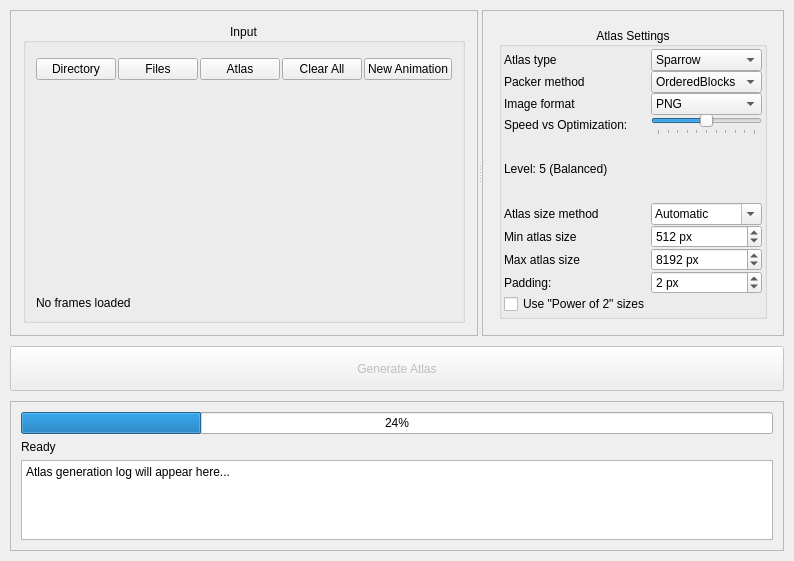
    <widget class="QWidget" name="tool_generate">
     <attribute name="title">
      <string>Generate</string>
     </attribute>
     <layout class="QVBoxLayout" name="main_layout">
      <property name="spacing">
       <number>10</number>
      </property>
      <property name="leftMargin">
       <number>10</number>
      </property>
      <property name="topMargin">
       <number>10</number>
      </property>
      <property name="rightMargin">
       <number>10</number>
      </property>
      <property name="bottomMargin">
       <number>10</number>
      </property>
      <item>
       <widget class="QSplitter" name="main_splitter">
        <property name="orientation">
         <enum>Qt::Orientation::Horizontal</enum>
        </property>
        <widget class="QFrame" name="file_panel">
         <property name="frameShape">
          <enum>QFrame::Shape::StyledPanel</enum>
         </property>
         <property name="frameShadow">
          <enum>QFrame::Shadow::Raised</enum>
         </property>
         <layout class="QVBoxLayout" name="file_panel_layout">
          <property name="spacing">
           <number>12</number>
          </property>
          <property name="leftMargin">
           <number>12</number>
          </property>
          <property name="topMargin">
           <number>12</number>
          </property>
          <property name="rightMargin">
           <number>12</number>
          </property>
          <property name="bottomMargin">
           <number>12</number>
          </property>
          <item>
           <widget class="QGroupBox" name="input_group">
            <property name="title">
             <string>Input</string>
            </property>
            <property name="alignment">
             <set>Qt::AlignmentFlag::AlignCenter</set>
            </property>
            <property name="flat">
             <bool>true</bool>
            </property>
            <layout class="QVBoxLayout" name="input_layout">
             <property name="spacing">
              <number>8</number>
             </property>
             <property name="leftMargin">
              <number>10</number>
             </property>
             <property name="topMargin">
              <number>15</number>
             </property>
             <property name="rightMargin">
              <number>10</number>
             </property>
             <property name="bottomMargin">
              <number>10</number>
             </property>
             <item>
              <layout class="QHBoxLayout" name="input_buttons_layout" stretch="0,0,0,0,0">
               <property name="spacing">
                <number>2</number>
               </property>
               <item>
                <widget class="QPushButton" name="add_directory_button">
                 <property name="minimumSize">
                  <size>
                   <width>0</width>
                   <height>16</height>
                  </size>
                 </property>
                 <property name="toolTip">
                  <string/>
                 </property>
                 <property name="statusTip">
                  <string>Adds all images from the selected directory to the atlas generator</string>
                 </property>
                 <property name="text">
                  <string>Directory</string>
                 </property>
                </widget>
               </item>
               <item>
                <widget class="QPushButton" name="add_files_button">
                 <property name="minimumSize">
                  <size>
                   <width>0</width>
                   <height>16</height>
                  </size>
                 </property>
                 <property name="statusTip">
                  <string>Adds selected files to the atlas generator</string>
                 </property>
                 <property name="text">
                  <string>Files</string>
                 </property>
                 <property name="flat">
                  <bool>false</bool>
                 </property>
                </widget>
               </item>
               <item>
                <widget class="QPushButton" name="add_existing_atlas_button">
                 <property name="minimumSize">
                  <size>
                   <width>0</width>
                   <height>16</height>
                  </size>
                 </property>
                 <property name="statusTip">
                  <string>Adds an existing atlas to be regenerated by the generator</string>
                 </property>
                 <property name="text">
                  <string>Atlas</string>
                 </property>
                 <property name="flat">
                  <bool>false</bool>
                 </property>
                </widget>
               </item>
               <item>
                <widget class="QPushButton" name="clear_frames_button">
                 <property name="minimumSize">
                  <size>
                   <width>0</width>
                   <height>16</height>
                  </size>
                 </property>
                 <property name="statusTip">
                  <string>Clears all input files</string>
                 </property>
                 <property name="text">
                  <string>Clear All</string>
                 </property>
                </widget>
               </item>
               <item>
                <widget class="QPushButton" name="add_animation_button">
                 <property name="minimumSize">
                  <size>
                   <width>0</width>
                   <height>16</height>
                  </size>
                 </property>
                 <property name="statusTip">
                  <string>Manually adds a new animation entry for the atlas</string>
                 </property>
                 <property name="text">
                  <string>New Animation</string>
                 </property>
                </widget>
               </item>
              </layout>
             </item>
             <item>
              <widget class="QWidget" name="animation_tree_placeholder" native="true">
               <property name="minimumSize">
                <size>
                 <width>0</width>
                 <height>200</height>
                </size>
               </property>
              </widget>
             </item>
             <item>
              <widget class="QLabel" name="frame_info_label">
               <property name="text">
                <string>No frames loaded</string>
               </property>
              </widget>
             </item>
            </layout>
           </widget>
          </item>
         </layout>
        </widget>
        <widget class="QFrame" name="settings_panel">
         <property name="toolTip">
          <string>This spritesheet uses 4096×4096 dimensions, which are GPU-optimized. Power-of-two sizes enable faster loading, better compression, and full support for mipmaps and tiling.</string>
         </property>
         <property name="toolTipDuration">
          <number>1</number>
         </property>
         <property name="frameShape">
          <enum>QFrame::Shape::StyledPanel</enum>
         </property>
         <property name="frameShadow">
          <enum>QFrame::Shadow::Raised</enum>
         </property>
         <layout class="QVBoxLayout" name="settings_panel_layout">
          <property name="spacing">
           <number>16</number>
          </property>
          <property name="leftMargin">
           <number>16</number>
          </property>
          <property name="topMargin">
           <number>16</number>
          </property>
          <property name="rightMargin">
           <number>16</number>
          </property>
          <property name="bottomMargin">
           <number>16</number>
          </property>
          <item>
           <widget class="QGroupBox" name="atlas_group">
            <property name="title">
             <string>Atlas Settings</string>
            </property>
            <property name="alignment">
             <set>Qt::AlignmentFlag::AlignCenter</set>
            </property>
            <property name="flat">
             <bool>true</bool>
            </property>
            <layout class="QGridLayout" name="atlas_layout" rowstretch="0,0,0,0,0,0,0,0,0,0,0,0,0,0,0,0,0,0,0,0,0,0,0,0,0,0,0">
             <property name="sizeConstraint">
              <enum>QLayout::SizeConstraint::SetNoConstraint</enum>
             </property>
             <property name="leftMargin">
              <number>2</number>
             </property>
             <property name="topMargin">
              <number>2</number>
             </property>
             <property name="rightMargin">
              <number>2</number>
             </property>
             <property name="bottomMargin">
              <number>2</number>
             </property>
             <property name="spacing">
              <number>0</number>
             </property>
             <item row="21" column="2">
              <widget class="QComboBox" name="atlas_size_method_combobox">
               <property name="toolTip">
                <string>&lt;html&gt;&lt;head/&gt;&lt;body&gt;&lt;p&gt;&lt;span style=&quot; font-weight:700;&quot;&gt;Atlas sizing method:&lt;/span&gt;&lt;br/&gt;• &lt;span style=&quot; font-style:italic;&quot;&gt;Automatic&lt;/span&gt;: Detects smallest needed pixel size&lt;br/&gt;• &lt;span style=&quot; font-style:italic;&quot;&gt;MinMax&lt;/span&gt;: Limits size between min and max resolution&lt;br/&gt;• &lt;span style=&quot; font-style:italic;&quot;&gt;Manual&lt;/span&gt;: Enter exact resolution manually&lt;/p&gt;&lt;p&gt;Automatic is recommended.&lt;/p&gt;&lt;/body&gt;&lt;/html&gt;</string>
               </property>
               <property name="statusTip">
                <string>Choose how the atlas size is determined</string>
               </property>
               <property name="editable">
                <bool>true</bool>
               </property>
               <item>
                <property name="text">
                 <string>Automatic</string>
                </property>
               </item>
               <item>
                <property name="text">
                 <string>MinMax</string>
                </property>
               </item>
               <item>
                <property name="text">
                 <string>Manual</string>
                </property>
               </item>
              </widget>
             </item>
             <item row="5" column="2">
              <widget class="QComboBox" name="packer_method_combobox">
               <item>
                <property name="text">
                 <string>OrderedBlocks</string>
                </property>
               </item>
               <item>
                <property name="text">
                 <string>MaxRects</string>
                </property>
               </item>
               <item>
                <property name="text">
                 <string>GrowingBin</string>
                </property>
               </item>
              </widget>
             </item>
             <item row="3" column="0">
              <widget class="QLabel" name="atlas_type_label">
               <property name="text">
                <string>Atlas type</string>
               </property>
              </widget>
             </item>
             <item row="6" column="2">
              <widget class="QComboBox" name="image_format_combo">
               <item>
                <property name="text">
                 <string>PNG</string>
                </property>
               </item>
               <item>
                <property name="text">
                 <string>JPEG</string>
                </property>
               </item>
              </widget>
             </item>
             <item row="23" column="2">
              <widget class="QSpinBox" name="atlas_size_spinbox_1">
               <property name="statusTip">
                <string/>
               </property>
               <property name="suffix">
                <string> px</string>
               </property>
               <property name="minimum">
                <number>32</number>
               </property>
               <property name="maximum">
                <number>65536</number>
               </property>
               <property name="value">
                <number>512</number>
               </property>
              </widget>
             </item>
             <item row="21" column="0">
              <widget class="QLabel" name="atlas_size_method_label">
               <property name="toolTip">
                <string>&lt;html&gt;&lt;head/&gt;&lt;body&gt;&lt;p&gt;&lt;span style=&quot; font-weight:700;&quot;&gt;Atlas sizing method:&lt;/span&gt;&lt;br/&gt;• &lt;span style=&quot; font-style:italic;&quot;&gt;Automatic&lt;/span&gt;: Detects smallest needed pixel size&lt;br/&gt;• &lt;span style=&quot; font-style:italic;&quot;&gt;MinMax&lt;/span&gt;: Limits size between min and max resolution&lt;br/&gt;• &lt;span style=&quot; font-style:italic;&quot;&gt;Manual&lt;/span&gt;: Enter exact resolution manually&lt;/p&gt;&lt;p&gt;Automatic is recommended.&lt;/p&gt;&lt;/body&gt;&lt;/html&gt;</string>
               </property>
               <property name="statusTip">
                <string>Choose how the atlas size is determined</string>
               </property>
               <property name="text">
                <string>Atlas size method</string>
               </property>
              </widget>
             </item>
             <item row="26" column="0">
              <widget class="QCheckBox" name="power_of_2_check">
               <property name="toolTip">
                <string>&lt;html&gt;&lt;head/&gt;&lt;body&gt;&lt;p&gt;Power-of-two sizes &lt;span style=&quot; font-style:italic;&quot;&gt;may&lt;/span&gt; enable faster loading, better compression, and full support for mipmaps and tiling.&lt;/p&gt;&lt;p&gt;&lt;br/&gt;&lt;/p&gt;&lt;p&gt;&lt;span style=&quot; font-weight:700; font-style:italic;&quot;&gt;Older GPUs and WebGL 1&lt;/span&gt;&lt;span style=&quot; font-style:italic;&quot;&gt; often require Po2 textures for full compatibility or better performance&lt;br/&gt;&lt;/span&gt;&lt;span style=&quot; font-weight:700; font-style:italic;&quot;&gt;Modern GPUs and WebGL 2+&lt;/span&gt;&lt;span style=&quot; font-style:italic;&quot;&gt; fully support non-Po2 textures without penalty.&lt;/span&gt;&lt;/p&gt;&lt;p&gt;&lt;br/&gt;&lt;span style=&quot; font-weight:700;&quot;&gt;Use Po2 textures when&lt;/span&gt;&lt;/p&gt;&lt;p&gt;&lt;span style=&quot; font-style:italic;&quot;&gt;Memory usage is important or you're not using &lt;/span&gt;&lt;span style=&quot; font-weight:700; font-style:italic;&quot;&gt;mipmapping&lt;/span&gt;&lt;span style=&quot; font-style:italic;&quot;&gt;, &lt;/span&gt;&lt;span style=&quot; font-weight:700; font-style:italic;&quot;&gt;texture wrapping&lt;/span&gt;&lt;span style=&quot; font-style:italic;&quot;&gt;, or &lt;/span&gt;&lt;span style=&quot; font-weight:700; font-style:italic;&quot;&gt;GPU compression.&lt;/span&gt;&lt;/p&gt;&lt;p&gt;&lt;br/&gt;&lt;/p&gt;&lt;p&gt;&lt;span style=&quot; font-weight:700;&quot;&gt;Use Po2 textures when&lt;/span&gt;&lt;/p&gt;&lt;p&gt;&lt;span style=&quot; font-style:italic;&quot;&gt;Targeting older devices or you're using &lt;/span&gt;&lt;span style=&quot; font-weight:700; font-style:italic;&quot;&gt;mipmapping&lt;/span&gt;&lt;span style=&quot; font-style:italic;&quot;&gt;, &lt;/span&gt;&lt;span style=&quot; font-weight:700; font-style:italic;&quot;&gt;texture wrapping&lt;/span&gt;&lt;span style=&quot; font-style:italic;&quot;&gt;, or &lt;/span&gt;&lt;span style=&quot; font-weight:700; font-style:italic;&quot;&gt;GPU compression.&lt;/span&gt;&lt;/p&gt;&lt;/body&gt;&lt;/html&gt;</string>
               </property>
               <property name="toolTipDuration">
                <number>1</number>
               </property>
               <property name="statusTip">
                <string>Pads the atlas to the nearest power-of-two size (e.g., 512, 1024, 4096). Improves compatibility with older hardware.</string>
               </property>
               <property name="text">
                <string>Use &quot;Power of 2&quot; sizes</string>
               </property>
               <property name="checked">
                <bool>false</bool>
               </property>
              </widget>
             </item>
             <item row="23" column="0">
              <widget class="QLabel" name="atlas_size_label_1">
               <property name="statusTip">
                <string/>
               </property>
               <property name="text">
                <string>Min atlas size</string>
               </property>
              </widget>
             </item>
             <item row="3" column="2">
              <widget class="QComboBox" name="atlas_type_combo">
               <item>
                <property name="text">
                 <string>Sparrow</string>
                </property>
               </item>
              </widget>
             </item>
             <item row="12" column="2">
              <widget class="QSlider" name="speed_optimization_slider">
               <property name="minimum">
                <number>0</number>
               </property>
               <property name="maximum">
                <number>10</number>
               </property>
               <property name="value">
                <number>5</number>
               </property>
               <property name="orientation">
                <enum>Qt::Orientation::Horizontal</enum>
               </property>
               <property name="tickPosition">
                <enum>QSlider::TickPosition::TicksBelow</enum>
               </property>
               <property name="tickInterval">
                <number>1</number>
               </property>
              </widget>
             </item>
             <item row="12" column="0">
              <widget class="QLabel" name="speed_optimization_label">
               <property name="text">
                <string>Speed vs Optimization:</string>
               </property>
              </widget>
             </item>
             <item row="24" column="2">
              <widget class="QSpinBox" name="atlas_size_spinbox_2">
               <property name="statusTip">
                <string/>
               </property>
               <property name="suffix">
                <string> px</string>
               </property>
               <property name="minimum">
                <number>128</number>
               </property>
               <property name="maximum">
                <number>65536</number>
               </property>
               <property name="value">
                <number>8192</number>
               </property>
              </widget>
             </item>
             <item row="20" column="0">
              <widget class="QLabel" name="speed_optimization_value_label">
               <property name="text">
                <string>Level: 5 (Balanced)</string>
               </property>
              </widget>
             </item>
             <item row="5" column="0">
              <widget class="QLabel" name="packer_method_label">
               <property name="text">
                <string>Packer method</string>
               </property>
              </widget>
             </item>
             <item row="6" column="0">
              <widget class="QLabel" name="image_format_label">
               <property name="text">
                <string>Image format</string>
               </property>
              </widget>
             </item>
             <item row="24" column="0">
              <widget class="QLabel" name="atlas_size_label_2">
               <property name="statusTip">
                <string/>
               </property>
               <property name="text">
                <string>Max atlas size</string>
               </property>
              </widget>
             </item>
             <item row="25" column="0">
              <widget class="QLabel" name="padding_label">
               <property name="statusTip">
                <string>Adds some extra whitespace between textures or sprites to ensure they won't overlap</string>
               </property>
               <property name="text">
                <string>Padding:</string>
               </property>
              </widget>
             </item>
             <item row="25" column="2">
              <widget class="QSpinBox" name="padding_spin">
               <property name="statusTip">
                <string notr="true">Adds some extra whitespace between textures or sprites to ensure they won't overlap</string>
               </property>
               <property name="frame">
                <bool>true</bool>
               </property>
               <property name="alignment">
                <set>Qt::AlignmentFlag::AlignLeading|Qt::AlignmentFlag::AlignLeft|Qt::AlignmentFlag::AlignVCenter</set>
               </property>
               <property name="suffix">
                <string> px</string>
               </property>
               <property name="maximum">
                <number>64</number>
               </property>
               <property name="value">
                <number>2</number>
               </property>
              </widget>
             </item>
            </layout>
           </widget>
          </item>
         </layout>
        </widget>
       </widget>
      </item>
      <item>
       <widget class="QPushButton" name="generate_button">
        <property name="enabled">
         <bool>false</bool>
        </property>
        <property name="minimumSize">
         <size>
          <width>0</width>
          <height>45</height>
         </size>
        </property>
        <property name="text">
         <string>Generate Atlas</string>
        </property>
       </widget>
      </item>
      <item>
       <widget class="QFrame" name="progress_panel">
        <property name="maximumSize">
         <size>
          <width>16777215</width>
          <height>150</height>
         </size>
        </property>
        <property name="frameShape">
         <enum>QFrame::Shape::StyledPanel</enum>
        </property>
        <property name="frameShadow">
         <enum>QFrame::Shadow::Raised</enum>
        </property>
        <layout class="QVBoxLayout" name="progress_layout">
         <property name="spacing">
          <number>6</number>
         </property>
         <property name="leftMargin">
          <number>10</number>
         </property>
         <property name="topMargin">
          <number>10</number>
         </property>
         <property name="rightMargin">
          <number>10</number>
         </property>
         <property name="bottomMargin">
          <number>10</number>
         </property>
         <item>
          <widget class="QProgressBar" name="progress_bar">
           <property name="visible">
            <bool>false</bool>
           </property>
           <property name="value">
            <number>24</number>
           </property>
          </widget>
         </item>
         <item>
          <widget class="QLabel" name="status_label">
           <property name="text">
            <string>Ready</string>
           </property>
          </widget>
         </item>
         <item>
          <widget class="QTextEdit" name="log_text">
           <property name="maximumSize">
            <size>
             <width>16777215</width>
             <height>80</height>
            </size>
           </property>
           <property name="html">
            <string>&lt;!DOCTYPE HTML PUBLIC &quot;-//W3C//DTD HTML 4.0//EN&quot; &quot;http://www.w3.org/TR/REC-html40/strict.dtd&quot;&gt;
&lt;html&gt;&lt;head&gt;&lt;meta name=&quot;qrichtext&quot; content=&quot;1&quot; /&gt;&lt;meta charset=&quot;utf-8&quot; /&gt;&lt;style type=&quot;text/css&quot;&gt;
p, li { white-space: pre-wrap; }
hr { height: 1px; border-width: 0; }
li.unchecked::marker { content: &quot;\2610&quot;; }
li.checked::marker { content: &quot;\2612&quot;; }
&lt;/style&gt;&lt;/head&gt;&lt;body style=&quot; font-family:'Segoe UI'; font-size:9pt; font-weight:400; font-style:normal;&quot;&gt;
&lt;p style=&quot; margin-top:0px; margin-bottom:0px; margin-left:0px; margin-right:0px; -qt-block-indent:0; text-indent:0px;&quot;&gt;Atlas generation log will appear here...&lt;/p&gt;&lt;/body&gt;&lt;/html&gt;</string>
           </property>
          </widget>
         </item>
        </layout>
       </widget>
      </item>
     </layout>
    </widget>
